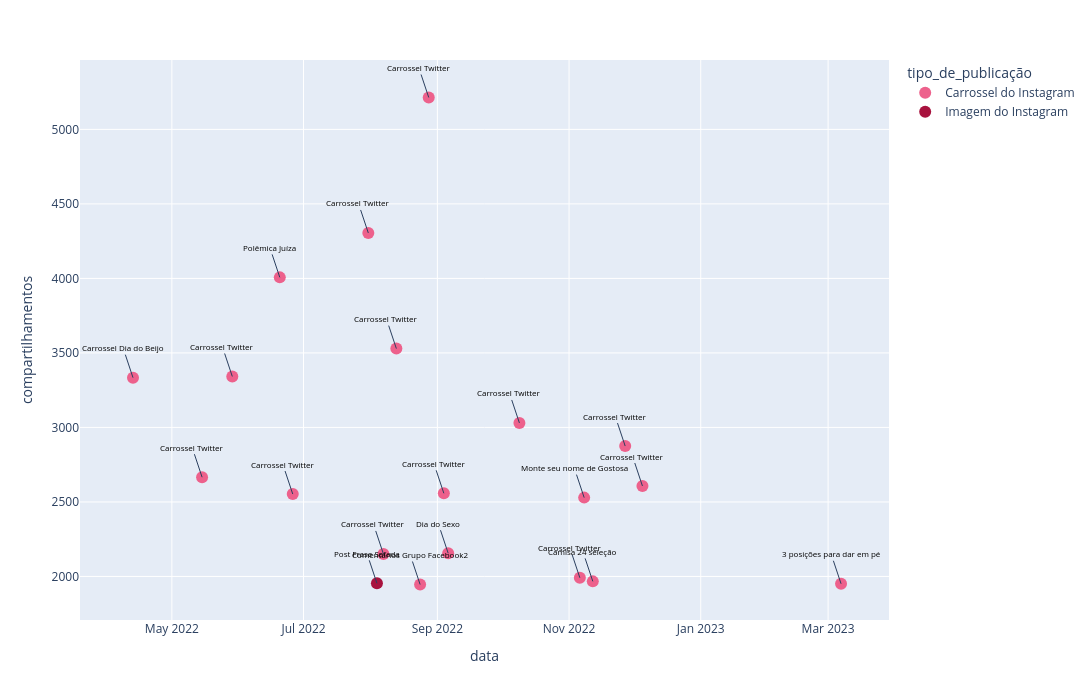

Notebook source saved alongside this figure:
### Markdown cell above
## Dispersão Métrica Compartilhamentos

### Code cell
cores = ['#ED618C', '#A8123E', '#FFCFC2']


fig = px.scatter(df.sort_values('compartilhamentos', ascending=False).head(20),
                 x='data',
                 y='compartilhamentos',
                 width=1250,
                 height=700,
                 color='tipo_de_publicação',
                 color_discrete_sequence=cores)

fig.update_traces(mode='markers', marker=dict(size=12))


textos = ['Carrossel Twitter','Carrossel Twitter', 'Polêmica Juíza', 'Carrossel Twitter', 'Carrossel Twitter', 'Carrossel Dia do Beijo', 
          'Carrossel Twitter', 'Carrossel Twitter', 'Carrossel Twitter', 'Carrossel Twitter', 'Carrossel Twitter','Carrossel Twitter', 
          'Monte seu nome de Gostosa', 'Dia do Sexo', 'Carrossel Twitter', 'Carrossel Twitter', 'Camisa 24 seleção','Post Frase Safada',
          '3 posições para dar em pé','Comentarios Grupo Facebook2']


adicionar_anotacoes(fig, df, 'data', 'compartilhamentos', textos)


fig.show()

### Figure 1 — Plotly figure (JSON) as saved in the notebook; plotly's stock layout.template omitted (floating-point values rounded to 4 significant figures)
{"data": [{"hovertemplate": "tipo_de_publicação=Carrossel do Instagram<br>data=%{x}<br>compartilhamentos=%{y}<extra></extra>", "legendgroup": "Carrossel do Instagram", "marker": {"color": "#ED618C", "size": 12, "symbol": "circle"}, "mode": "markers", "name": "Carrossel do Instagram", "orientation": "v", "showlegend": true, "type": "scatter", "x": ["2022-08-28", "2022-07-31", "2022-06-20", "2022-08-13", "2022-05-29", "2022-04-13", "2022-10-09", "2022-11-27", "2022-05-15", "2022-12-05", "2022-09-04", "2022-06-26", "2022-11-08", "2022-09-06", "2022-08-07", "2022-11-06", "2022-11-12", "2023-03-07", "2022-08-24"], "xaxis": "x", "y": [5214, 4305, 4007, 3529, 3342, 3334, 3030, 2875, 2666, 2607, 2558, 2553, 2529, 2156, 2151, 1991, 1967, 1951, 1946], "yaxis": "y"}, {"hovertemplate": "tipo_de_publicação=Imagem do Instagram<br>data=%{x}<br>compartilhamentos=%{y}<extra></extra>", "legendgroup": "Imagem do Instagram", "marker": {"color": "#A8123E", "size": 12, "symbol": "circle"}, "mode": "markers", "name": "Imagem do Instagram", "orientation": "v", "showlegend": true, "type": "scatter", "x": ["2022-08-04"], "xaxis": "x", "y": [1954], "yaxis": "y"}], "layout": {"annotations": [{"font": {"color": "black", "size": 8}, "showarrow": true, "text": "Carrossel Twitter", "x": "2022-08-28", "y": 5214}, {"font": {"color": "black", "size": 8}, "showarrow": true, "text": "Carrossel Twitter", "x": "2022-07-31", "y": 4305}, {"font": {"color": "black", "size": 8}, "showarrow": true, "text": "Polêmica Juíza", "x": "2022-06-20", "y": 4007}, {"font": {"color": "black", "size": 8}, "showarrow": true, "text": "Carrossel Twitter", "x": "2022-08-13", "y": 3529}, {"font": {"color": "black", "size": 8}, "showarrow": true, "text": "Carrossel Twitter", "x": "2022-05-29", "y": 3342}, {"font": {"color": "black", "size": 8}, "showarrow": true, "text": "Carrossel Dia do Beijo", "x": "2022-04-13", "y": 3334}, {"font": {"color": "black", "size": 8}, "showarrow": true, "text": "Carrossel Twitter", "x": "2022-10-09", "y": 3030}, {"font": {"color": "black", "size": 8}, "showarrow": true, "text": "Carrossel Twitter", "x": "2022-11-27", "y": 2875}, {"font": {"color": "black", "size": 8}, "showarrow": true, "text": "Carrossel Twitter", "x": "2022-05-15", "y": 2666}, {"font": {"color": "black", "size": 8}, "showarrow": true, "text": "Carrossel Twitter", "x": "2022-12-05", "y": 2607}, {"font": {"color": "black", "size": 8}, "showarrow": true, "text": "Carrossel Twitter", "x": "2022-09-04", "y": 2558}, {"font": {"color": "black", "size": 8}, "showarrow": true, "text": "Carrossel Twitter", "x": "2022-06-26", "y": 2553}, {"font": {"color": "black", "size": 8}, "showarrow": true, "text": "Monte seu nome de Gostosa", "x": "2022-11-08", "y": 2529}, {"font": {"color": "black", "size": 8}, "showarrow": true, "text": "Dia do Sexo", "x": "2022-09-06", "y": 2156}, {"font": {"color": "black", "size": 8}, "showarrow": true, "text": "Carrossel Twitter", "x": "2022-08-07", "y": 2151}, {"font": {"color": "black", "size": 8}, "showarrow": true, "text": "Carrossel Twitter", "x": "2022-11-06", "y": 1991}, {"font": {"color": "black", "size": 8}, "showarrow": true, "text": "Camisa 24 seleção", "x": "2022-11-12", "y": 1967}, {"font": {"color": "black", "size": 8}, "showarrow": true, "text": "Post Frase Safada", "x": "2022-08-04", "y": 1954}, {"font": {"color": "black", "size": 8}, "showarrow": true, "text": "3 posições para dar em pé", "x": "2023-03-07", "y": 1951}, {"font": {"color": "black", "size": 8}, "showarrow": true, "text": "Comentarios Grupo Facebook2", "x": "2022-08-24", "y": 1946}], "height": 700, "legend": {"title": {"text": "tipo_de_publicação"}, "tracegroupgap": 0}, "margin": {"t": 60}, "width": 1250, "xaxis": {"anchor": "y", "autorange": true, "domain": [0, 1], "range": ["2022-03-21 22:45:58.6863", "2023-03-28 12:07:11.7944"], "title": {"text": "data"}, "type": "date"}, "yaxis": {"anchor": "x", "autorange": true, "domain": [0, 1], "range": [1708.0, 5462.0], "title": {"text": "compartilhamentos"}, "type": "linear"}}}
